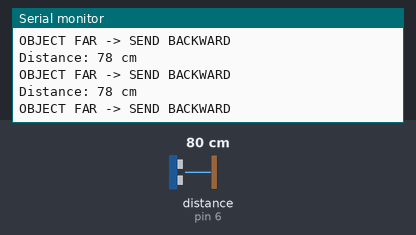
A sketch run on a simulated Arduino Uno, built with avr-gcc and run on an emulated ATmega328P. Shown: the last lines printed to the serial monitor. Wiring (inferred from the names in the program): ultrasonic range finder: trigger pin 5; echo pin 6. The test bench sets the inputs (shaded band); at power-on: distance to the obstacle (sensor on pin 6) 80 cm. The echo pulse lasts 58.3 µs per cm.

Above: at 1.2 s.
1.3 s: distance to the obstacle (sensor on pin 6) set to 2 cm
At 1.59 s:
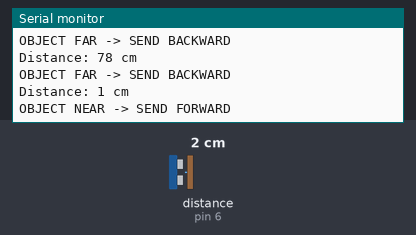
3.2 s: distance to the obstacle (sensor on pin 6) set to 4 cm
At 3.21 s:
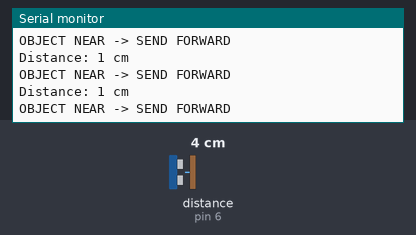
Timing chart, 0 to 6.2 s (numbered marks = the images above; inputs shaded):
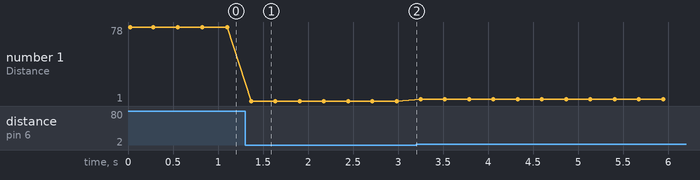

Measured:
- after the input at 1.3 s, the serial monitor: prints a new line after 0.07 s (image 1)
- plotted number 1: 78 → 1 after the input at 1.3 s, 1 → 3 after the input at 3.2 s

The sketch:

sieu_am.ino
```cpp
#include <IRremote.hpp>

// ================= CONFIG =================
const int IR_SEND_PIN = 3;

// ================= ULTRASONIC =================
const int trigPin = 5;
const int echoPin = 6;

// ================= IR =================
const int MY_ADDRESS = 0x03;

const int CMD_OBJECT_NEAR = 0x01;
const int CMD_OBJECT_FAR  = 0x02;

// ================= DISTANCE THRESHOLD =================
int distanceThreshold = 20; // cm

long duration;
int distance;

// ================= SETUP =================
void setup() {

  Serial.begin(9600);

  pinMode(trigPin, OUTPUT);
  pinMode(echoPin, INPUT);

  IrSender.begin(IR_SEND_PIN);

  Serial.println("IR Transmitter Ready");
}

// ================= LOOP =================
void loop() {

  // Gửi xung siêu âm
  digitalWrite(trigPin, LOW);
  delayMicroseconds(2);

  digitalWrite(trigPin, HIGH);
  delayMicroseconds(10);

  digitalWrite(trigPin, LOW);

  // Đọc tín hiệu phản hồi
  duration = pulseIn(echoPin, HIGH);

  // Tính khoảng cách (cm)
  distance = duration * 0.034 / 2;

  Serial.print("Distance: ");
  Serial.print(distance);
  Serial.println(" cm");

  // ==================================
  // CÓ VẬT Ở GẦN
  // ==================================
  if (distance <= distanceThreshold) {

    IrSender.sendNEC(MY_ADDRESS, CMD_OBJECT_NEAR, 0);

    Serial.println("OBJECT NEAR -> SEND FORWARD");
  }

  // ==================================
  // KHÔNG CÓ VẬT GẦN
  // ==================================
  else {

    IrSender.sendNEC(MY_ADDRESS, CMD_OBJECT_FAR, 0);

    Serial.println("OBJECT FAR -> SEND BACKWARD");
  }

  delay(200);
}

/*
Cách lắp HC-SR04:

VCC  -> 5V
GND  -> GND
TRIG -> D5
ECHO -> D6

IR:
(-) -> GND
chân giữa -> 5V
chân còn lại -> D3

Lưu ý:
- distanceThreshold có thể chỉnh:
    10 cm
    20 cm
    30 cm

Ví dụ:
    int distanceThreshold = 20;
*/
```
